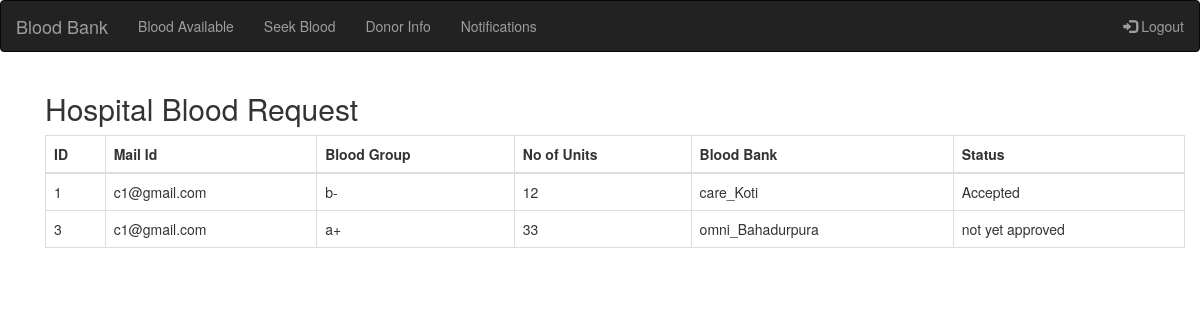
Page /hosnoti/ (signed in) on the committed database.
### blood/models.py (models this page shows, shortened)
class Blood_seek(models.Model):
    bank_name = models.CharField(max_length=30, default='')
    mail = models.EmailField()
    group = models.CharField(max_length=10,default='')
    units = models.IntegerField()
    location = models.CharField(max_length=20, default='')
    status = models.CharField(max_length=50, default='not yet approved')
    role = models.CharField(max_length=10,default='')
    class Meta:
        verbose_name_plural = 'Blood_seek'

### blood/views.py (the view)
# urls.py: path('hosnoti/', views.hos_noti, name='hosnoti'),
def hos_noti(request):
    template = loader.get_template('hospital/hos_noti.html')
    context = {'mess': ''}
    context['ureg'] = ureg = Users.objects.all()
    context['user_mail'] = user_mail = request.session['mail']
    context['ureg'] = ureg = Users.objects.get(user_mail=user_mail)
    context['bobj'] = bobj = Donor_reports.objects.all()
    context['bsobj'] = bsobj = Blood_seek.objects.all()
    return HttpResponse(template.render(context, request))

### templates/hospital/hos_noti.html (shortened to what this page needs)
{% extends 'hospital/hos_base.html' %}
    {% block hos_body %}
        <div class="container">
            <div class="row">
                <div class="col-sm-12">
                    <div class="container">
                      <h2>Hospital Blood Request</h2>
                      <table class="table table-bordered">
                        <thead>
                          <tr>
                              <th>ID</th>
                              <th>Mail Id</th>
                              <th>Blood Group</th>
                              <th>No of Units</th>
                              <th>Blood Bank</th>
                              <th>Status</th>
                          </tr>
                        </thead>
                        <tbody>
                        {% for x in bsobj %}
                            {% if x.mail == user_mail %}
                                <tr>
                                    <td>{{ x.id }}</td>
                                    <td>{{ x.mail }}</td>
                                    <td>{{ x.group }}</td>
                                    <td>{{ x.units }}</td>
                                    <td>{{ x.bank_name }}</td>
                                    <td>{{ x.status }}</td>
                                </tr>
                            {% endif %}
                        {% endfor %}
                        </tbody>
                      </table>
                    </div>
                </div>
            </div>
        </div>
    {% endblock %}

### templates/hospital/hos_base.html (shortened to what this page needs)
<!DOCTYPE html>
<html lang="en">
<head>
    {% load static %}
    <link rel="stylesheet" href="https://maxcdn.bootstrapcdn.com/bootstrap/3.4.0/css/bootstrap.min.css">
</head>
<body>
            <nav class="navbar navbar-inverse">
                  <div class="container-fluid">
                    <div class="navbar-header">
                      <a class="navbar-brand" href="{% url 'index' %}">Blood Bank</a>
                    </div>
                    <ul class="nav navbar-nav">
                        <li><a href="{% url 'hosdisplayblood' %}">Blood Available</a></li>
                        <li><a href="{% url 'hosseek' %}">Seek Blood</a></li>
                        <li><a href="{% url 'hosdonreport' %}">Donor Info</a></li>
                        <li><a href="{% url 'hosnoti' %}">Notifications</a></li>
                    </ul>
                    <ul class="nav navbar-nav navbar-right">
                      <li><a href="{% url 'logout' %}"><span class="glyphicon glyphicon-log-in"></span> Logout</a></li>
                    </ul>
                  </div>
            </nav>
    {% block hos_body %}
    {% endblock %}
</body>
</html>

### rows in the picture
Blood_seek: id "1", mail "c1@gmail.com", group "b-", units "12", bank_name "care_Koti", status "Accepted"
Blood_seek: id "3", mail "c1@gmail.com", group "a+", units "33", bank_name "omni_Bahadurpura", status "not yet approved"
